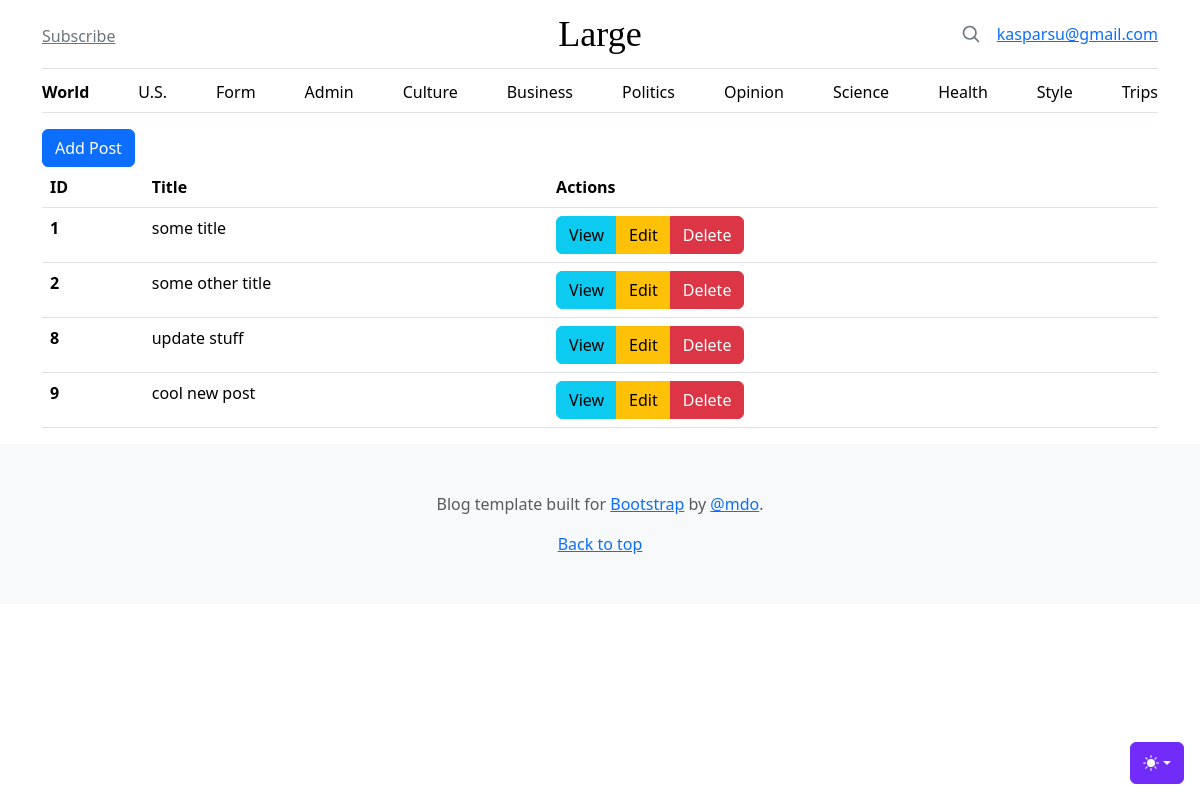
/admin/posts (signed in), run on the app's committed database.
### tables this page shows
CREATE TABLE users
(
    id       integer
        constraint users_pk
            primary key autoincrement,
    email    text not null
        constraint users_pk_2
            unique,
    password text not null
);

CREATE TABLE posts
(
    id    integer
        constraint posts_pk
            primary key autoincrement,
    title text not null,
    body  text not null
);

### helpers.php (called while the page is built, shortened)
<?php
function view($viewName, $vars = []){
    extract($vars);
    include __DIR__ . "/views/$viewName.php";
}
function auth(){
    return isset($_SESSION['userId']) ? User::find($_SESSION['userId']) : false;
}

### src/Controllers/PostsController.php (called while the page is built, shortened)
<?php
class PostsController
{
    public function index()
    {
        $posts = Post::all();
        view('posts/index', compact('posts'));
    }
}

### src/DB.php (called while the page is built, shortened)
<?php
class DB {
    public $conn;
    public function __construct()
    {
        try {
            $this->conn = new PDO("sqlite:db.sqlite");
            $this->conn->setAttribute(PDO::ATTR_ERRMODE, PDO::ERRMODE_EXCEPTION);
        } catch (PDOException $e) {
            echo "Connection failed: " . $e->getMessage();
        }
    }
    public function all($table, $class){
        $stmt = $this->conn->prepare("SELECT * FROM $table");
        $stmt->execute();
        $stmt->setFetchMode(PDO::FETCH_CLASS, $class);
        return $stmt->fetchAll();
    }
    public function find($table, $class, $id){
        $stmt = $this->conn->prepare("SELECT * FROM $table WHERE id=$id");
        $stmt->execute();
        $stmt->setFetchMode(PDO::FETCH_CLASS, $class);
        return $stmt->fetch();
    }
}

### src/Models/Model.php (called while the page is built, shortened)
<?php
class Model {
    public static $table;
    public static function all(){
        $db = new DB();
        return $db->all(static::$table, static::class);
    }
    public static function find($id){
        $db = new DB();
        return $db->find(static::$table, static::class, $id);
    }
}

### views/posts/index.php (the view, shortened to what this page needs)
<?php view('partials/header') ?>
<main class="container">
<a href="/admin/posts/create"class="btn btn-primary">Add Post</a>
<table class="table">
  <thead>
    <tr>
      <th scope="col">ID</th>
      <th scope="col">Title</th>
      <th scope="col">Actions</th>
    </tr>
  </thead>
  <tbody>
    <?php foreach($posts as $post): ?>
        <tr>
            <th scope="row"><?=$post->id?></th>
            <td><?=$post->title?></td>
            <td>
                <div class="btn-group" role="group" aria-label="Basic mixed styles example">
                    <a  class="btn btn-info">View</a>
                    <a  class="btn btn-warning" href="/admin/posts/edit?id=<?=$post->id?>">Edit</a>
                    <a  class="btn btn-danger" href="/admin/posts/delete?id=<?=$post->id?>">Delete</a>
                </div>
            </td>
        </tr>
    <?php endforeach ?>
  </tbody>
</table>
</main>

### views/partials/header.php (shortened to what this page needs)
<!doctype html>
<html lang="en" data-bs-theme="auto">
  <head><script src="/assets/js/color-modes.js"></script>
    <link rel="stylesheet" href="https://cdn.jsdelivr.net/npm/@docsearch/css@3">
<link href="/assets/dist/css/bootstrap.min.css" rel="stylesheet">
    <link href="/assets/blog.css" rel="stylesheet">
  </head>
  <body>
    <div class="dropdown position-fixed bottom-0 end-0 mb-3 me-3 bd-mode-toggle">
      <button class="btn btn-bd-primary py-2 dropdown-toggle d-flex align-items-center"
              id="bd-theme"
              type="button"
              aria-expanded="false"
              data-bs-toggle="dropdown"
              aria-label="Toggle theme (auto)">
        <svg class="bi my-1 theme-icon-active" width="1em" height="1em"><use href="#circle-half"></use></svg>
      </button>
    </div>
<div class="container">
  <header class="border-bottom lh-1 py-3">
    <div class="row flex-nowrap justify-content-between align-items-center">
      <div class="col-4 pt-1">
        <a class="link-secondary" href="#">Subscribe</a>
      </div>
      <div class="col-4 text-center">
        <a class="blog-header-logo text-body-emphasis text-decoration-none" href="#">Large</a>
      </div>
      <div class="col-4 d-flex justify-content-end align-items-center">
        <a class="link-secondary" href="#" aria-label="Search">
          <svg xmlns="http://www.w3.org/2000/svg" width="20" height="20" fill="none" stroke="currentColor" stroke-linecap="round" stroke-linejoin="round" stroke-width="2" class="mx-3" role="img" viewBox="0 0 24 24"><title>Search</title><circle cx="10.5" cy="10.5" r="7.5"/><path d="M21 21l-5.2-5.2"/></svg>
        </a>
        <?php if(auth()): ?>
          <a href="/logout"><?=auth()->email?></a>
        <?php else : ?>
          <a class="btn btn-sm btn-outline-secondary" href="/register">Sign up</a>
          <a class="btn btn-sm btn-primary ms-2" href="/login">Login</a>
        <?php endif ?>
      </div>
    </div>
  </header>
  <div class="nav-scroller py-1 mb-3 border-bottom">
    <nav class="nav nav-underline justify-content-between">
      <a class="nav-item nav-link link-body-emphasis active" href="/">World</a>
      <a class="nav-item nav-link link-body-emphasis" href="/us">U.S.</a>
      <a class="nav-item nav-link link-body-emphasis" href="/form">Form</a>
      <a class="nav-item nav-link link-body-emphasis" href="/admin/posts">Admin</a>
      <a class="nav-item nav-link link-body-emphasis" href="#">Culture</a>
      <a class="nav-item nav-link link-body-emphasis" href="#">Business</a>
      <a class="nav-item nav-link link-body-emphasis" href="#">Politics</a>
      <a class="nav-item nav-link link-body-emphasis" href="#">Opinion</a>
      <a class="nav-item nav-link link-body-emphasis" href="#">Science</a>
      <a class="nav-item nav-link link-body-emphasis" href="#">Health</a>
      <a class="nav-item nav-link link-body-emphasis" href="#">Style</a>
      <a class="nav-item nav-link link-body-emphasis" href="#">Trips</a>
    </nav>
  </div>
</div>

### public/assets/blog.css (style rules this page uses)
.blog-header-logo { font-family: "Playfair Display", Georgia, "Times New Roman", serif; font-size: 2.25rem; }

### views/partials/header.php (style rules this page uses)
.bi { vertical-align: -.125em; fill: currentColor; }
.nav-scroller { position: relative; z-index: 2; height: 2.75rem; overflow-y: hidden; }
.nav-scroller .nav { display: flex; flex-wrap: nowrap; padding-bottom: 1rem; margin-top: -1px; overflow-x: auto; text-align: center; white-space: nowrap; -webkit-overflow-scrolling: touch; }
.btn-bd-primary { --bd-violet-bg: #712cf9; --bd-violet-rgb: 112.520718, 44.062154, 249.437846; --bs-btn-font-weight: 600; --bs-btn-color: var(--bs-white); --bs-btn-bg: var(--bd-violet-bg); --bs-btn-border-color: var(--bd-violet-bg); --bs-btn-hover-color: var(--bs-white); --bs-btn-hover-bg: #6528e0; --bs-btn-hover-border-color: #6528e0; --bs-btn-focus-shadow-rgb: var(--bd-violet-rgb); --bs-btn-active-color: var(--bs-btn-hover-color); --bs-btn-active-bg: #5a23c8; --bs-btn-active-border-color: #5a23c8; }
.bd-mode-toggle { z-index: 1500; }

### data on the page
users: email "kasparsu@gmail.com"
posts: id "1", title "some title"
posts: id "2", title "some other title"
posts: id "8", title "update stuff"
posts: id "9", title "cool new post"
